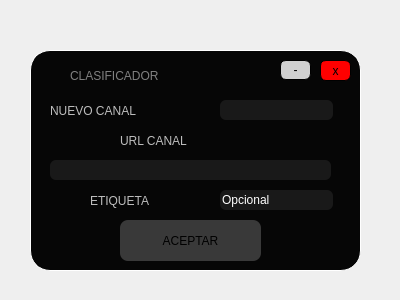
<?xml version="1.0" encoding="UTF-8"?>
<ui version="4.0">
 <class>Form</class>
 <widget class="QWidget" name="Form">
  <property name="geometry">
   <rect>
    <x>0</x>
    <y>0</y>
    <width>400</width>
    <height>300</height>
   </rect>
  </property>
  <property name="windowTitle">
   <string>Form</string>
  </property>
  <widget class="QWidget" name="widget" native="true">
   <property name="geometry">
    <rect>
     <x>30</x>
     <y>50</y>
     <width>331</width>
     <height>221</height>
    </rect>
   </property>
   <property name="styleSheet">
    <string notr="true">QWidget#widget{

background-color: rgb(6, 6, 6);
border-radius:20px;
	gridline-color: rgb(255, 255, 255);
	border-color: rgb(255, 255, 255);
border: 1px solid white;
}</string>
   </property>
   <widget class="QPushButton" name="BAceptar">
    <property name="geometry">
     <rect>
      <x>90</x>
      <y>170</y>
      <width>141</width>
      <height>41</height>
     </rect>
    </property>
    <property name="cursor">
     <cursorShape>PointingHandCursor</cursorShape>
    </property>
    <property name="styleSheet">
     <string notr="true">QPushButton#BAceptar{

background-color: rgb(57, 57, 57);

border-radius:8px;

font: 70 15pt &quot;Rockwell Extra Bold&quot;;
color:black;
}</string>
    </property>
    <property name="text">
     <string>ACEPTAR</string>
    </property>
   </widget>
   <widget class="QLabel" name="label_2">
    <property name="geometry">
     <rect>
      <x>20</x>
      <y>50</y>
      <width>161</width>
      <height>21</height>
     </rect>
    </property>
    <property name="styleSheet">
     <string notr="true">font: 14pt &quot;Lucida Console&quot;;

color: rgb(189, 189, 189);
;
font: 70 15pt &quot;Rockwell Extra Bold&quot;;</string>
    </property>
    <property name="text">
     <string>NUEVO CANAL</string>
    </property>
   </widget>
   <widget class="QLineEdit" name="lineEdit">
    <property name="geometry">
     <rect>
      <x>190</x>
      <y>50</y>
      <width>113</width>
      <height>20</height>
     </rect>
    </property>
    <property name="styleSheet">
     <string notr="true">background-color: rgb(25, 25, 25);
border-radius:6px;
color: white</string>
    </property>
    <property name="text">
     <string/>
    </property>
   </widget>
   <widget class="QFrame" name="frame_4">
    <property name="geometry">
     <rect>
      <x>10</x>
      <y>10</y>
      <width>311</width>
      <height>31</height>
     </rect>
    </property>
    <property name="styleSheet">
     <string notr="true">QFrame#frame_4{
	background-color: rgb(6, 6, 6);
border-top-left-radius:20px;
border-top-right-radius:20px;



}</string>
    </property>
    <property name="frameShape">
     <enum>QFrame::StyledPanel</enum>
    </property>
    <property name="frameShadow">
     <enum>QFrame::Raised</enum>
    </property>
    <widget class="QPushButton" name="min_3">
     <property name="geometry">
      <rect>
       <x>910</x>
       <y>10</y>
       <width>41</width>
       <height>21</height>
      </rect>
     </property>
     <property name="cursor">
      <cursorShape>PointingHandCursor</cursorShape>
     </property>
     <property name="styleSheet">
      <string notr="true">QPushButton#min_3{
	background-color: rgb(208, 208, 208);
font: 16pt &quot;MS Shell Dlg 2&quot;;
border-radius:6px;
border: 1px solid black;


}</string>
     </property>
     <property name="text">
      <string>-</string>
     </property>
    </widget>
    <widget class="QPushButton" name="cerrar_3">
     <property name="geometry">
      <rect>
       <x>960</x>
       <y>10</y>
       <width>41</width>
       <height>21</height>
      </rect>
     </property>
     <property name="cursor">
      <cursorShape>PointingHandCursor</cursorShape>
     </property>
     <property name="styleSheet">
      <string notr="true">QPushButton#cerrar_3{

background-color: rgb(255, 0, 0);
border-radius:6px;
border: 1px solid black;
font: 11pt &quot;MS Shell Dlg 2&quot;;

}</string>
     </property>
     <property name="text">
      <string>x</string>
     </property>
    </widget>
    <widget class="QLabel" name="label_6">
     <property name="geometry">
      <rect>
       <x>30</x>
       <y>-10</y>
       <width>191</width>
       <height>51</height>
      </rect>
     </property>
     <property name="styleSheet">
      <string notr="true">font: 14pt &quot;Lucida Console&quot;;
color:gray
;
font: 70 10pt &quot;Rockwell Extra Bold&quot;;</string>
     </property>
     <property name="text">
      <string>CLASIFICADOR</string>
     </property>
    </widget>
    <widget class="QLabel" name="label_5">
     <property name="geometry">
      <rect>
       <x>0</x>
       <y>0</y>
       <width>31</width>
       <height>31</height>
      </rect>
     </property>
     <property name="styleSheet">
      <string notr="true">border-image: url(:/Iconos/Icono youtube.png);</string>
     </property>
     <property name="text">
      <string/>
     </property>
    </widget>
    <widget class="QPushButton" name="min_4">
     <property name="geometry">
      <rect>
       <x>240</x>
       <y>0</y>
       <width>31</width>
       <height>20</height>
      </rect>
     </property>
     <property name="cursor">
      <cursorShape>PointingHandCursor</cursorShape>
     </property>
     <property name="styleSheet">
      <string notr="true">QPushButton#min_4{
	background-color: rgb(208, 208, 208);
font: 16pt &quot;MS Shell Dlg 2&quot;;
border-radius:6px;
border: 1px solid black;


}</string>
     </property>
     <property name="text">
      <string>-</string>
     </property>
    </widget>
    <widget class="QPushButton" name="cerrar_4">
     <property name="geometry">
      <rect>
       <x>280</x>
       <y>0</y>
       <width>31</width>
       <height>21</height>
      </rect>
     </property>
     <property name="cursor">
      <cursorShape>PointingHandCursor</cursorShape>
     </property>
     <property name="styleSheet">
      <string notr="true">QPushButton#cerrar_4{

background-color: rgb(255, 0, 0);
border-radius:6px;
border: 1px solid black;
font: 11pt &quot;MS Shell Dlg 2&quot;;

}</string>
     </property>
     <property name="text">
      <string>x</string>
     </property>
    </widget>
   </widget>
   <widget class="QLabel" name="label_3">
    <property name="geometry">
     <rect>
      <x>90</x>
      <y>80</y>
      <width>141</width>
      <height>21</height>
     </rect>
    </property>
    <property name="styleSheet">
     <string notr="true">font: 14pt &quot;Lucida Console&quot;;

color: rgb(189, 189, 189);
;
font: 70 15pt &quot;Rockwell Extra Bold&quot;;</string>
    </property>
    <property name="text">
     <string>URL CANAL</string>
    </property>
   </widget>
   <widget class="QLineEdit" name="lineEdit_2">
    <property name="geometry">
     <rect>
      <x>20</x>
      <y>110</y>
      <width>281</width>
      <height>20</height>
     </rect>
    </property>
    <property name="styleSheet">
     <string notr="true">background-color: rgb(25, 25, 25);
border-radius:6px;
color: white</string>
    </property>
    <property name="text">
     <string/>
    </property>
   </widget>
   <widget class="QLabel" name="label_4">
    <property name="geometry">
     <rect>
      <x>60</x>
      <y>140</y>
      <width>161</width>
      <height>21</height>
     </rect>
    </property>
    <property name="styleSheet">
     <string notr="true">font: 14pt &quot;Lucida Console&quot;;

color: rgb(189, 189, 189);
;
font: 70 15pt &quot;Rockwell Extra Bold&quot;;</string>
    </property>
    <property name="text">
     <string>ETIQUETA</string>
    </property>
   </widget>
   <widget class="QLineEdit" name="lineEdit_3">
    <property name="geometry">
     <rect>
      <x>190</x>
      <y>140</y>
      <width>113</width>
      <height>20</height>
     </rect>
    </property>
    <property name="styleSheet">
     <string notr="true">background-color: rgb(25, 25, 25);
border-radius:6px;
color: white</string>
    </property>
    <property name="text">
     <string>Opcional</string>
    </property>
   </widget>
  </widget>
 </widget>
 <resources>
  <include location="../Imagenes y video/imagen.qrc"/>
 </resources>
 <connections/>
</ui>
